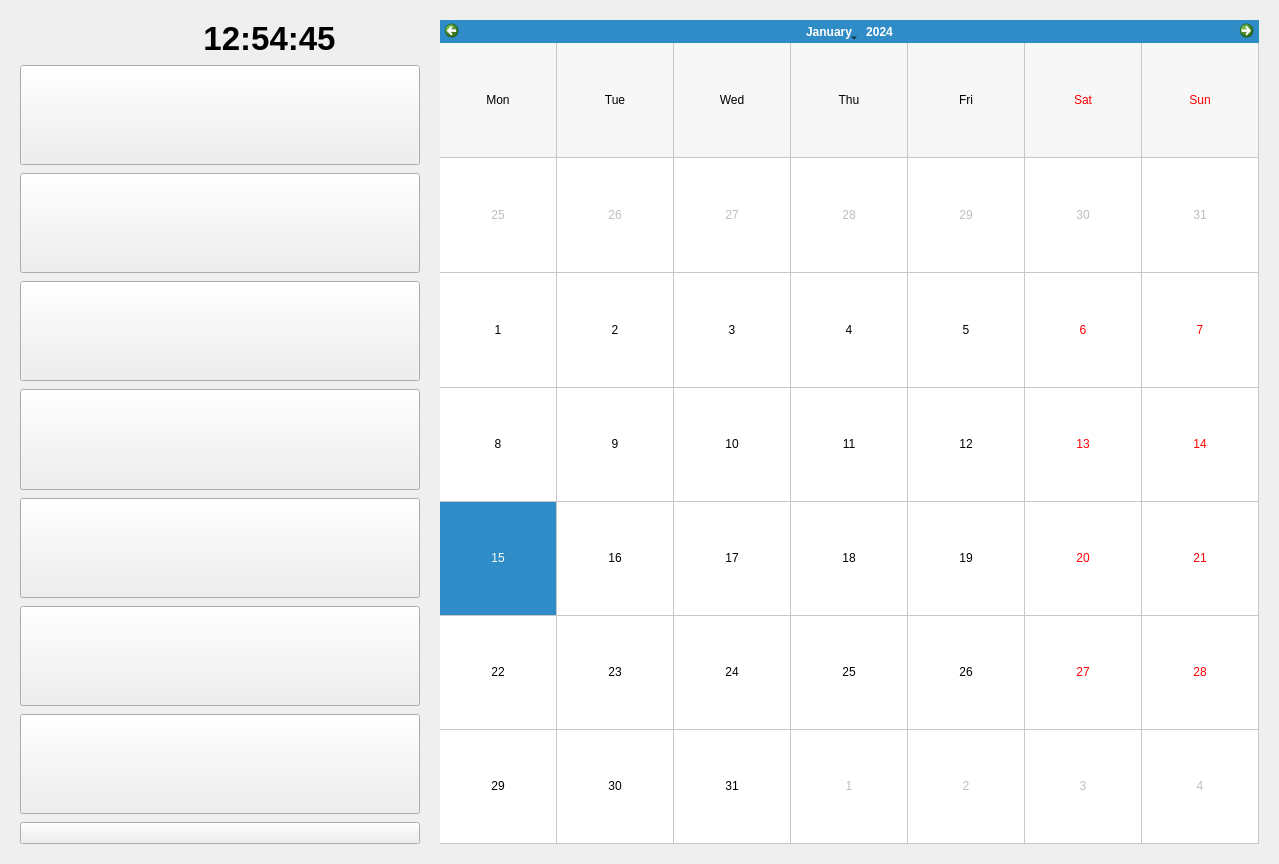
<?xml version="1.0" encoding="UTF-8"?>
<ui version="4.0">
 <class>MainWindow</class>
 <widget class="QMainWindow" name="MainWindow">
  <property name="windowModality">
   <enum>Qt::NonModal</enum>
  </property>
  <property name="geometry">
   <rect>
    <x>0</x>
    <y>0</y>
    <width>1279</width>
    <height>864</height>
   </rect>
  </property>
  <property name="sizeIncrement">
   <size>
    <width>0</width>
    <height>0</height>
   </size>
  </property>
  <property name="windowTitle">
   <string>Hotel Management</string>
  </property>
  <property name="windowIcon">
   <iconset>
    <normaloff>resources/logo/logo_small_icon_only_inverted.png</normaloff>resources/logo/logo_small_icon_only_inverted.png</iconset>
  </property>
  <property name="styleSheet">
   <string notr="true"/>
  </property>
  <property name="iconSize">
   <size>
    <width>200</width>
    <height>45</height>
   </size>
  </property>
  <property name="tabShape">
   <enum>QTabWidget::Rounded</enum>
  </property>
  <widget class="QWidget" name="centralwidget">
   <layout class="QGridLayout" name="gridLayout">
    <property name="leftMargin">
     <number>20</number>
    </property>
    <property name="topMargin">
     <number>20</number>
    </property>
    <property name="rightMargin">
     <number>20</number>
    </property>
    <property name="bottomMargin">
     <number>20</number>
    </property>
    <item row="0" column="0">
     <layout class="QHBoxLayout" name="horizontalLayout">
      <property name="spacing">
       <number>0</number>
      </property>
      <property name="leftMargin">
       <number>0</number>
      </property>
      <property name="rightMargin">
       <number>0</number>
      </property>
      <item>
       <layout class="QVBoxLayout" name="verticalLayout">
        <property name="spacing">
         <number>8</number>
        </property>
        <property name="rightMargin">
         <number>20</number>
        </property>
        <item>
         <layout class="QHBoxLayout" name="horizontalLayout_2">
          <property name="topMargin">
           <number>0</number>
          </property>
          <property name="bottomMargin">
           <number>0</number>
          </property>
          <item>
           <widget class="QLabel" name="label">
            <property name="sizePolicy">
             <sizepolicy hsizetype="Fixed" vsizetype="Fixed">
              <horstretch>0</horstretch>
              <verstretch>0</verstretch>
             </sizepolicy>
            </property>
            <property name="text">
             <string/>
            </property>
            <property name="pixmap">
             <pixmap>resources/Toolbar_main/clock_2 (1).png</pixmap>
            </property>
           </widget>
          </item>
          <item>
           <widget class="QLabel" name="orario">
            <property name="sizePolicy">
             <sizepolicy hsizetype="Fixed" vsizetype="Fixed">
              <horstretch>0</horstretch>
              <verstretch>0</verstretch>
             </sizepolicy>
            </property>
            <property name="font">
             <font>
              <family>Arial</family>
              <pointsize>25</pointsize>
              <weight>75</weight>
              <bold>true</bold>
             </font>
            </property>
            <property name="text">
             <string>12:54:45</string>
            </property>
            <property name="alignment">
             <set>Qt::AlignCenter</set>
            </property>
           </widget>
          </item>
         </layout>
        </item>
        <item>
         <widget class="QPushButton" name="pB_Camere">
          <property name="sizePolicy">
           <sizepolicy hsizetype="Expanding" vsizetype="Expanding">
            <horstretch>0</horstretch>
            <verstretch>0</verstretch>
           </sizepolicy>
          </property>
          <property name="minimumSize">
           <size>
            <width>400</width>
            <height>0</height>
           </size>
          </property>
          <property name="maximumSize">
           <size>
            <width>400</width>
            <height>16777215</height>
           </size>
          </property>
          <property name="text">
           <string/>
          </property>
          <property name="icon">
           <iconset>
            <normaloff>resources/main/Icona_camere.png</normaloff>resources/main/Icona_camere.png</iconset>
          </property>
          <property name="iconSize">
           <size>
            <width>280</width>
            <height>75</height>
           </size>
          </property>
          <property name="autoDefault">
           <bool>false</bool>
          </property>
          <property name="default">
           <bool>false</bool>
          </property>
          <property name="flat">
           <bool>false</bool>
          </property>
         </widget>
        </item>
        <item>
         <widget class="QPushButton" name="pB_Ristorante">
          <property name="sizePolicy">
           <sizepolicy hsizetype="Minimum" vsizetype="Expanding">
            <horstretch>0</horstretch>
            <verstretch>0</verstretch>
           </sizepolicy>
          </property>
          <property name="maximumSize">
           <size>
            <width>400</width>
            <height>16777215</height>
           </size>
          </property>
          <property name="text">
           <string/>
          </property>
          <property name="icon">
           <iconset>
            <normaloff>resources/main/Icona_ristorante.png</normaloff>resources/main/Icona_ristorante.png</iconset>
          </property>
          <property name="iconSize">
           <size>
            <width>280</width>
            <height>75</height>
           </size>
          </property>
         </widget>
        </item>
        <item>
         <widget class="QPushButton" name="pB_Bar">
          <property name="sizePolicy">
           <sizepolicy hsizetype="Minimum" vsizetype="Expanding">
            <horstretch>0</horstretch>
            <verstretch>0</verstretch>
           </sizepolicy>
          </property>
          <property name="maximumSize">
           <size>
            <width>400</width>
            <height>16777215</height>
           </size>
          </property>
          <property name="text">
           <string/>
          </property>
          <property name="icon">
           <iconset>
            <normaloff>resources/main/Icona_bar.png</normaloff>resources/main/Icona_bar.png</iconset>
          </property>
          <property name="iconSize">
           <size>
            <width>280</width>
            <height>75</height>
           </size>
          </property>
         </widget>
        </item>
        <item>
         <widget class="QPushButton" name="pB_Anagrafiche">
          <property name="sizePolicy">
           <sizepolicy hsizetype="Minimum" vsizetype="Expanding">
            <horstretch>0</horstretch>
            <verstretch>0</verstretch>
           </sizepolicy>
          </property>
          <property name="maximumSize">
           <size>
            <width>400</width>
            <height>16777215</height>
           </size>
          </property>
          <property name="text">
           <string/>
          </property>
          <property name="icon">
           <iconset>
            <normaloff>resources/main/Icona_anagrafiche.png</normaloff>resources/main/Icona_anagrafiche.png</iconset>
          </property>
          <property name="iconSize">
           <size>
            <width>280</width>
            <height>75</height>
           </size>
          </property>
         </widget>
        </item>
        <item>
         <widget class="QPushButton" name="pB_Ombrelloni">
          <property name="sizePolicy">
           <sizepolicy hsizetype="Minimum" vsizetype="Expanding">
            <horstretch>0</horstretch>
            <verstretch>0</verstretch>
           </sizepolicy>
          </property>
          <property name="maximumSize">
           <size>
            <width>400</width>
            <height>16777215</height>
           </size>
          </property>
          <property name="text">
           <string/>
          </property>
          <property name="icon">
           <iconset>
            <normaloff>resources/main/Icona_ombrelloni.png</normaloff>resources/main/Icona_ombrelloni.png</iconset>
          </property>
          <property name="iconSize">
           <size>
            <width>280</width>
            <height>75</height>
           </size>
          </property>
         </widget>
        </item>
        <item>
         <widget class="QPushButton" name="pB_Magazzino">
          <property name="sizePolicy">
           <sizepolicy hsizetype="Minimum" vsizetype="Expanding">
            <horstretch>0</horstretch>
            <verstretch>0</verstretch>
           </sizepolicy>
          </property>
          <property name="maximumSize">
           <size>
            <width>400</width>
            <height>16777215</height>
           </size>
          </property>
          <property name="text">
           <string/>
          </property>
          <property name="icon">
           <iconset>
            <normaloff>resources/main/Icona_magazzino.png</normaloff>resources/main/Icona_magazzino.png</iconset>
          </property>
          <property name="iconSize">
           <size>
            <width>280</width>
            <height>75</height>
           </size>
          </property>
         </widget>
        </item>
        <item>
         <widget class="QPushButton" name="pB_Meteo">
          <property name="sizePolicy">
           <sizepolicy hsizetype="Minimum" vsizetype="Expanding">
            <horstretch>0</horstretch>
            <verstretch>0</verstretch>
           </sizepolicy>
          </property>
          <property name="minimumSize">
           <size>
            <width>400</width>
            <height>0</height>
           </size>
          </property>
          <property name="maximumSize">
           <size>
            <width>400</width>
            <height>16777215</height>
           </size>
          </property>
          <property name="text">
           <string/>
          </property>
          <property name="icon">
           <iconset>
            <normaloff>resources/main/Icona_meteo.png</normaloff>resources/main/Icona_meteo.png</iconset>
          </property>
          <property name="iconSize">
           <size>
            <width>280</width>
            <height>75</height>
           </size>
          </property>
         </widget>
        </item>
        <item>
         <widget class="QPushButton" name="pB_Uscita">
          <property name="sizePolicy">
           <sizepolicy hsizetype="Minimum" vsizetype="Fixed">
            <horstretch>0</horstretch>
            <verstretch>0</verstretch>
           </sizepolicy>
          </property>
          <property name="maximumSize">
           <size>
            <width>400</width>
            <height>16777215</height>
           </size>
          </property>
          <property name="text">
           <string/>
          </property>
          <property name="icon">
           <iconset>
            <normaloff>resources/main/Icona_uscita.png</normaloff>resources/main/Icona_uscita.png</iconset>
          </property>
          <property name="iconSize">
           <size>
            <width>280</width>
            <height>75</height>
           </size>
          </property>
         </widget>
        </item>
       </layout>
      </item>
      <item>
       <widget class="QCalendarWidget" name="calendarWidget">
        <property name="styleSheet">
         <string notr="true">font: 75 14pt &quot;Arial&quot;;</string>
        </property>
        <property name="minimumDate">
         <date>
          <year>2000</year>
          <month>5</month>
          <day>18</day>
         </date>
        </property>
        <property name="maximumDate">
         <date>
          <year>3000</year>
          <month>7</month>
          <day>6</day>
         </date>
        </property>
        <property name="gridVisible">
         <bool>true</bool>
        </property>
        <property name="horizontalHeaderFormat">
         <enum>QCalendarWidget::ShortDayNames</enum>
        </property>
        <property name="verticalHeaderFormat">
         <enum>QCalendarWidget::NoVerticalHeader</enum>
        </property>
        <property name="navigationBarVisible">
         <bool>true</bool>
        </property>
        <property name="dateEditEnabled">
         <bool>true</bool>
        </property>
       </widget>
      </item>
     </layout>
    </item>
   </layout>
  </widget>
 </widget>
 <resources>
  <include location="resources/logo/Resource_logo.qrc"/>
 </resources>
 <connections/>
</ui>
